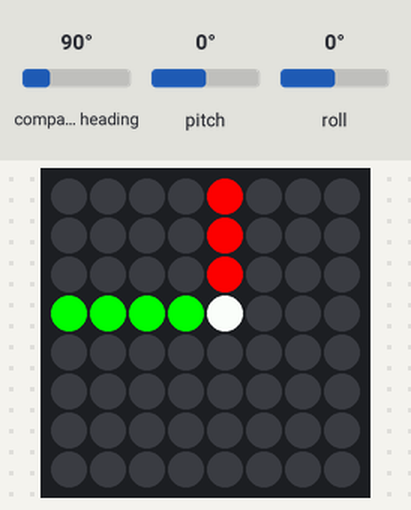
This program was run on a simulated Raspberry Pi (BCM pin numbers) with a Sense HAT. Parts: the Sense HAT's 8×8 RGB LED matrix. The test bench sets the inputs (shaded band); at power-on: compass heading 90°, pitch 0°, roll 0°.

Above: at 1.2 s.
1.3 s: compass heading set to 7°
At 2.0 s:
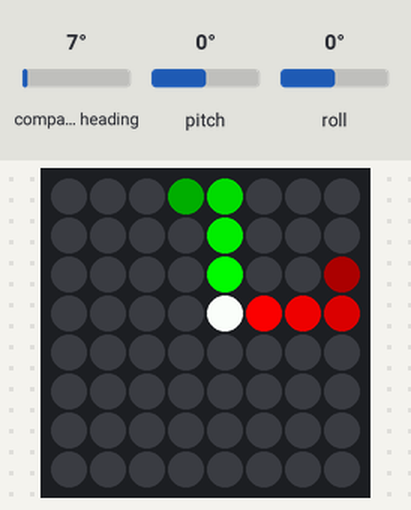
Timing chart, 0 to 4.3 s (numbered marks = the images above; inputs shaded):
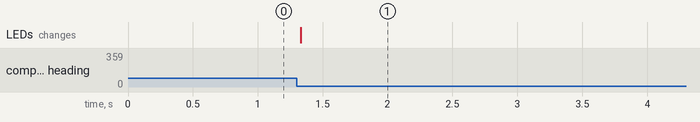

The program:

lockVertical.py
```python
from ledMatrix import *
from sense_hat import SenseHat
import time

def getRotMat(yaw, pitch, roll):
        yawMat = np.array([[np.cos(yaw), -np.sin(yaw), 0.0],
                           [np.sin(yaw), np.cos(yaw), 0.0],
                           [0.0, 0.0, 1.0]])
        pitchMat = np.array([[np.cos(pitch), 0.0, -np.sin(pitch)],
                             [0.0, 1.0, 0.0],
                             [np.sin(pitch), 0.0, np.cos(pitch)]])
        rollMat = np.array([[1.0, 0.0, 0.0],
                            [0.0, np.cos(roll), -np.sin(roll)],
                            [0.0, np.sin(roll), np.cos(roll)]])

        rotationMatrix = yawMat.dot(pitchMat).dot(rollMat)

        return rotationMatrix


sense = SenseHat()
sense.set_imu_config(True, True, True)

#vertVect = np.array([0.0, 0.0, 5.0])
lines = np.array([[5.0, 0.0, 0.0],
                  [0.0, 5.0, 5.0],
                  [0.0, 0.0, 5.0]])

#sense.set_pixels(draw3dVector([4, 4], vertVect, [255, 0, 0]))
image = image = draw3dVector([4, 4], lines[0], [255, 0, 0]) + draw3dVector([4, 4], lines[1], [0, 255, 0]) + draw3dVector([4, 4], lines[2], [0, 0, 255])
sense.set_pixels(image)
sense.stick.get_events()

while len(sense.stick.get_events()) == 0:
    orientation = sense.get_orientation_radians()

    yaw = orientation["yaw"]
    pitch = orientation["pitch"]
    roll = orientation["roll"]
    rotMatrix = getRotMat(-yaw, pitch, roll)

    """vec2draw = vertVect.dot(rotMatrix)
    vec2draw = vec2draw.dot(np.array([[-1.0, 0.0, 0.0],
                                      [0.0, 1.0, 0.0],
                                      [0.0, 0.0, 1.0]]))

    sense.set_pixels(draw3dVector([4, 4], vec2draw, [255, 0, 0]))"""
    lines2draw = lines.dot(rotMatrix)
    lines2draw = lines2draw.dot(np.array([[-1.0, 0.0, 0.0],
                                          [0.0, 1.0, 0.0],
                                          [0.0, 0.0, 1.0]]))
    image = draw3dVector([4, 4], lines2draw[0], [255, 0, 0]) + draw3dVector([4, 4], lines2draw[1], [0, 255, 0]) + draw3dVector([4, 4], lines2draw[2], [0, 0, 255])
    sense.set_pixels(image)

    #print(vec2draw)
    time.sleep(0.01)

sense.clear()
```

ledMatrix.py
```python
"""The file containing the functions used to handle the LED display"""

import numpy as np

def getPixelValue(px, centre, angle, length, intensity=1.0, gaussian=True):

    px = np.array(px)
    centre = np.array(centre)
    px -= centre
    theLine = np.array([np.cos(angle), np.sin(angle)])
    theLine = theLine * length

    if gaussian:
        if np.dot(theLine, px) <= 0 or length == 0:
            dist = np.linalg.norm(px)
        elif np.dot(px-theLine, -theLine) <= 0:
            dist = np.linalg.norm(px-theLine)
        else:
            lineDirection = theLine/length
            rotPi = np.array([[0, 1], [-1, 0]])
            dist = px.dot(lineDirection.dot(rotPi))
        intensity = np.exp(-4.0*(dist**2.0))
        if px[0] == 0 and px[1] == 0:
            intensity = 1.0

    else:
        signX = np.sign(np.cos(angle))
        if signX == 0:
            signX = 1
        signY = np.sign(np.sin(angle))
        if signY == 0:
            signY = 1

        if np.all(px == 0):
            return intensity/2
        if px[0]*np.cos(angle)<0 or px[1]*np.sin(angle)<0:
            return 0

        unitLen = 1 / max( abs(np.cos(angle)), abs(np.sin(angle)) )

        x_vert_inner = px[0] - 0.5*signX
        y_vert_inner = x_vert_inner * np.tan(angle)

        x_vert_outer = px[0] + 0.5*signX
        y_vert_outer = x_vert_outer * np.tan(angle)

        y_horiz_inner = px[1] - 0.5*signY
        x_horiz_inner = y_horiz_inner/np.tan(angle)

        y_horiz_outer = px[1] + 0.5*signY
        x_horiz_outer = y_horiz_outer/np.tan(angle)
        """These are the coordinates of the intersection points of the line and the lines aligned on the
            horizontal/vertical boundaries of the pixel. Inner: closer boundaries, outer:further boundaries"""
        if px[0] == 0:
            x_vert_inner = x_horiz_inner
            y_vert_inner = y_horiz_inner
        if px[1] == 0:
            x_horiz_inner = x_vert_inner
            y_horiz_inner = y_vert_inner

        if abs(x_horiz_outer) < abs(x_vert_inner) or abs(x_vert_outer) < abs(x_horiz_inner):
            return 0

        x_inner = signX*max( abs(x_horiz_inner), abs(x_vert_inner) )
        x_outer = signX*min( abs(x_horiz_outer), abs(x_vert_outer), abs(length*np.cos(angle)) )
        if abs(x_outer) < abs(x_inner):
            return 0

        y_inner = signY*max( abs(y_horiz_inner), abs(y_vert_inner) )
        y_outer = signY*min( abs(y_horiz_outer), abs(y_vert_outer), abs(length*np.sin(angle)) )
        if abs(y_outer) < abs(y_inner):
            return 0
        #this is redundant, but I put it here to reassure myself. Also looks neater

        intensity = intensity * np.linalg.norm([x_outer-x_inner, y_outer-y_inner]) / unitLen
    #last line could have been done with (x_outer-x_inner)/cos(angle), but it wouldn't work when cos(angle) == 0
    return intensity

def getLineImage(centre, angle, length, colour, width=8, height=8):
    ledIntensities = np.zeros([width, height])
    for xx in range(2*int(width) + 3):
        for yy in range(2*int(height) + 3):
            if xx < 8 and yy < 8:
                ledIntensities[xx, 7-yy] = getPixelValue((float(xx), float(yy)), centre, angle, length, gaussian=True)

    colour = np.array(colour)
    ledValues = (np.array([ledIntensities, ledIntensities, ledIntensities]).T*colour).astype(int)
    return ledValues.reshape(64, 3)

def draw3dVector(centre, vecToDraw, colour):
    length = np.linalg.norm(vecToDraw[:2])
    angle = 0.0
    if vecToDraw[0] == 0.0:
        if vecToDraw[1] >= 0:
            angle = np.pi/2
        else:
            angle = -np.pi/2
    else:
        angle = np.arctan(vecToDraw[1]/vecToDraw[0])
        if vecToDraw[0] < 0:
            angle = angle + np.pi
    return getLineImage(centre, np.pi-angle, length, colour)
```

Measured:
- after the input at 1.3 s, the LEDs: change at once (image 1)
